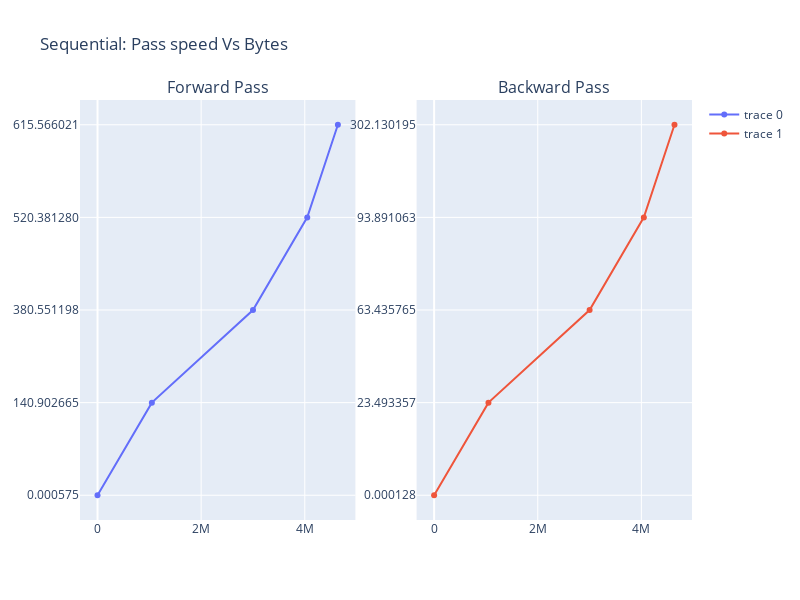

The notebook cell saved with this chart:
### Markdown cell above
The algorithm isn't doing the same amount of work, by the nature of dividing and conquering, its splitting up the domain and thus reducing the n^2 operation time significantly

```{c++}
string TextCompress::inplace_bwt(string inp) {
  string rets = inp;
  rets += STX;
  int n = rets.length();
  int i, p, r, s;
  unsigned char c;
  for (s = n - 3; s >= 0; s--) {
    c = rets[s];
    r = s;
    for (i = s + 1; rets[i] != STX; i++)
      if (rets[i] <= c) r++;
    p = i;
    while (i < n)
      if (rets[i++] < c) r++;
    rets[p] = c;
    for (i = s; i < r; i++) {
      rets[i] = rets[i + 1];
    }
    rets[r] = STX;
  }
  return rets;
}
```

### Code cell
sdf = evaldf[(evaldf.num_threads == 1) & (evaldf.iter == 2)]
fig = make_subplots(rows=1, cols=2, subplot_titles=("Forward Pass", "Backward Pass"))
fig.add_trace(
    go.Scatter(x=sdf.original_size, y=sdf.forward_pass_time), row=1, col=1
)

fig.add_trace(
    go.Scatter(x=sdf.original_size, y=sdf.backward_pass_time), row=1, col=2
)

fig.update_layout(height=height, width=width, title_text = "Sequential: Pass speed Vs Bytes")
fig.show()
fig.write_image("sequential_timeblocks.png")
# fig = px.line(sdf, x=sdf.original_size, y=sdf.total_time, height=height, width=width, title="Sequential: Total time Vs Bytes", markers=True)
# fig.show()

### Figure 1 — Plotly figure (JSON) as saved in the notebook; plotly's stock layout.template omitted (floating-point values rounded to 4 significant figures)
{"data": [{"type": "scatter", "x": [30, 1048576, 3000635, 4047392, 4638690], "xaxis": "x", "y": ["0.000575", "140.902665", "380.551198", "520.381280", "615.566021"], "yaxis": "y"}, {"type": "scatter", "x": [30, 1048576, 3000635, 4047392, 4638690], "xaxis": "x2", "y": ["0.000128", "23.493357", "63.435765", "93.891063", "302.130195"], "yaxis": "y2"}], "layout": {"annotations": [{"font": {"size": 16}, "showarrow": false, "text": "Forward Pass", "x": 0.225, "xanchor": "center", "xref": "paper", "y": 1, "yanchor": "bottom", "yref": "paper"}, {"font": {"size": 16}, "showarrow": false, "text": "Backward Pass", "x": 0.775, "xanchor": "center", "xref": "paper", "y": 1, "yanchor": "bottom", "yref": "paper"}], "height": 600, "title": {"text": "Sequential: Pass speed Vs Bytes"}, "width": 800, "xaxis": {"anchor": "y", "autorange": true, "domain": [0, 0.45], "range": [-339500.0, 4978000.0], "type": "linear"}, "xaxis2": {"anchor": "y2", "autorange": true, "domain": [0.55, 1], "range": [-339500.0, 4978000.0], "type": "linear"}, "yaxis": {"anchor": "x", "autorange": true, "domain": [0, 1], "range": [-0.2672, 4.267], "type": "category"}, "yaxis2": {"anchor": "x2", "autorange": true, "domain": [0, 1], "range": [-0.2672, 4.267], "type": "category"}}}
